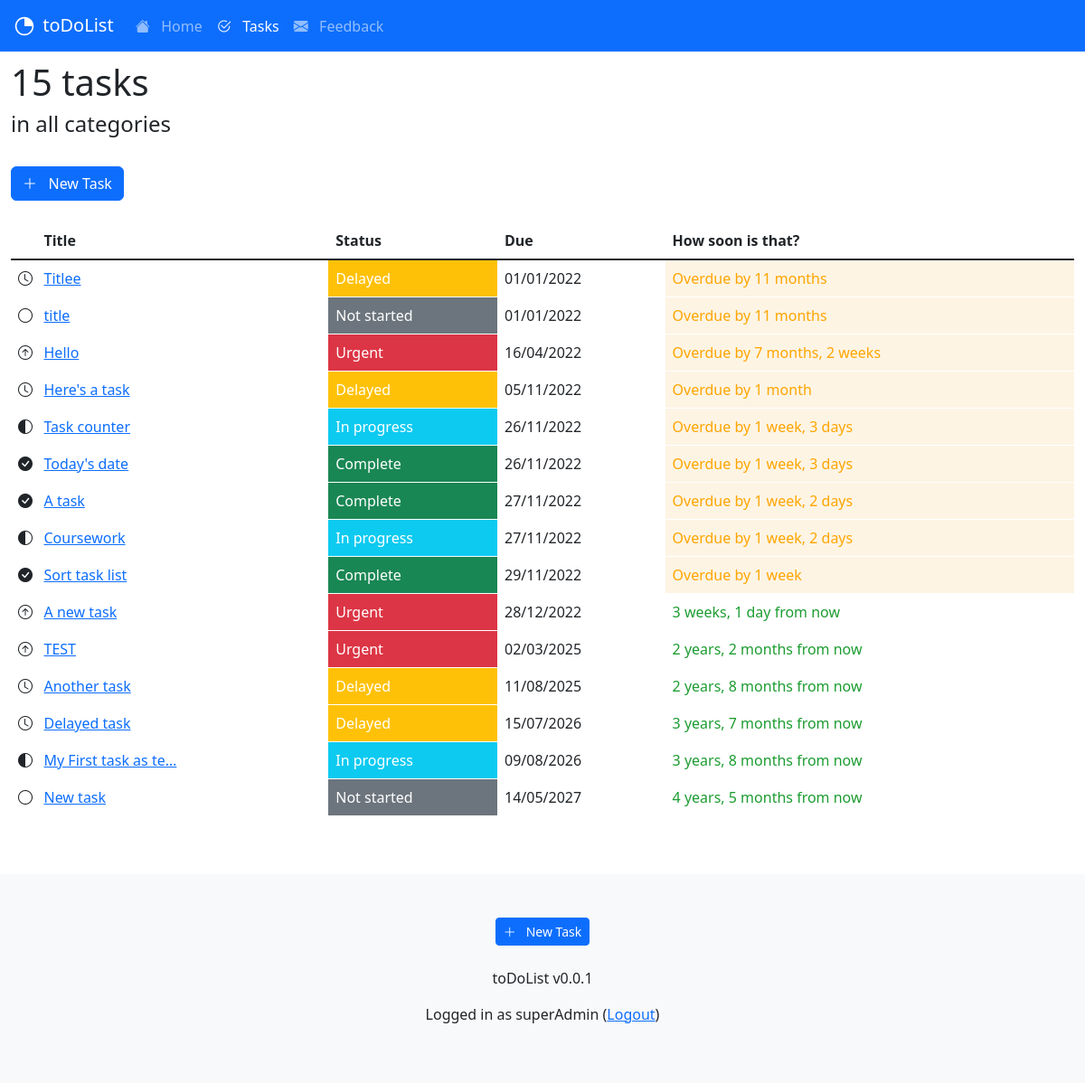
Page /tasks/ (signed in) on the committed database.
### taskapp/models.py (models this page shows, shortened)
class Task(models.Model):
    title = models.CharField(max_length = 128, unique=True)
    description = models.TextField()
    created_at = models.DateTimeField(auto_now_add=True)
    updated_at = models.DateTimeField(auto_now=True)
    category = models.CharField(max_length = 128)
    status = models.CharField(max_length = 128)
    due_at = models.DateField()
    author = models.ForeignKey(User, on_delete=models.SET_NULL, null=True, blank=True)
    class Meta:
        indexes = [models.Index(fields=['title']), ]

### taskapp/views.py (the view)
# urls.py: path('', views.index_view, name='tasks_index'),
@login_required
def index_view(request):
    context = {}
    context["today"] = datetime.date.today()
    if is_admin(request.user):
        context["task_list"] = Task.objects.all()
        context["task_count"] = Task.objects.all().count
    else:
        context["task_list"] = Task.objects.filter(author=request.user)
        context["task_count"] = Task.objects.filter(author=request.user).count()
    return render(request, "taskapp/index.html", context)

### taskapp/views.py (called while the page is built)
def is_admin(user):
    return user.groups.filter(name='TasksAdminUsers').exists() or user.is_superuser

### taskapp/templates/taskapp/index.html (shortened to what this page needs)
{% extends 'base.html' %}
{% block content %}
<h1>{{task_count}} tasks</h1>
<h4>in all categories</h4>
<br>
<div class="d-grid gap-2 d-md-block">
    <a class="btn btn-primary" href="{% url 'tasks_new' %}" role="button"><i class="bi bi-plus-lg"></i>&nbsp;&nbsp;&nbsp;New Task</a>
</div>
<br>
<div class="d-none d-md-block">
<div class="table-responsive">
<table class="table table-hover" style="border-color: white;">
    <thead>
    <tr>
        <th><i class="bi bi-square-fill text-white"></i>&nbsp;&nbsp;&nbsp;Title</th>
        <th>Status</th>
        <th>Due</th>
        <th>How soon is that?</th>
    </tr>
    </thead>
    <tbody class="table-group-divider">
    {% for task in task_list|dictsort:"due_at" %}
    <tr>
        <td>
            {% if task.status == 'In progress' %}
            <i class="bi bi-circle-half"></i>
            {% elif task.status == 'Urgent' %}
            <i class="bi bi-arrow-up-circle"></i>
            {% elif task.status == 'Complete' %}
            <i class="bi bi-check-circle-fill"></i>
            {% elif task.status == 'Delayed' %}
            <i class="bi bi-clock"></i>
            {% else %}
            <i class="bi bi-circle"></i>
            {% endif %}
            <a href="{% url 'tasks_detail' task.id %}">
                {{ task.title | truncatechars:20}}</a>
        </td>
        <td class="text-white
            {% if task.status == 'In progress' %}
            bg-info
            {% elif task.status == 'Urgent' %}
            bg-danger
            {% elif task.status == 'Complete' %}
            bg-success
            {% elif task.status == 'Delayed' %}
            bg-warning
            {% else %}
            bg-secondary
            {% endif %}
            ">{{task.status}}
        </td>
       <td>
            {{task.due_at|date:"SHORT_DATE_FORMAT"}}
       </td>
            {% if task.due_at < today %}
            <td style="background-color: rgb(253, 244, 228); color: orange;">
            Overdue by {{task.due_at|timesince:today}}
            {% elif task.due_at == today %}
            <td>
            Today!
            {% else %}
            <td style="color: rgb(28, 156, 49);">
            {{task.due_at|timeuntil:today}} from now
            {% endif %}
        </td>
    </tr>
    {% endfor %}
    </tbody>
</table>
</div>
</div>
{% endblock content %}

### templates/footer.html
<footer class="bd-footer p-3 p-md-5 mt-5 bg-light text-center text-sm-center">
    <div class="container">
      {% if user.is_authenticated %}
        <a class="btn btn-primary btn-sm" href="{% url 'tasks_new' %}" role="button"><i class="bi bi-plus-lg"></i>&nbsp;&nbsp;&nbsp;New Task</a>
        <br><br>
      {% endif%}
      <p>toDoList v0.0.1</p>
      {% if user.is_authenticated %}
        <p>Logged in as {{user.username}}
        (<a href="{% url 'logout' %}">Logout</a>)</p>
        {% else %}
        <p> No account? <a href="{% url 'signup_user' %}">Signup</a> </p>
        <p> <a href="{% url 'login' %}">Login</a> </p>
      {% endif%}
    </div>
  </footer>

### rows in the picture
Task: title "Titlee", status "Delayed", due_at "01/01/2022", due_at "11 months"
Task: title "title", status "Not started", due_at "01/01/2022", due_at "11 months"
Task: title "Hello", status "Urgent", due_at "16/04/2022", due_at "7 months, 2 weeks"
Task: title "Here's a task", status "Delayed", due_at "05/11/2022", due_at "1 month"
Task: title "Task counter", status "In progress", due_at "26/11/2022", due_at "1 week, 3 days"
Task: title "Today's date", status "Complete", due_at "26/11/2022", due_at "1 week, 3 days"
Task: title "A task", status "Complete", due_at "27/11/2022", due_at "1 week, 2 days"
Task: title "Coursework", status "In progress", due_at "27/11/2022", due_at "1 week, 2 days"
Task: title "Sort task list", status "Complete", due_at "29/11/2022", due_at "1 week"
Task: title "A new task", status "Urgent", due_at "28/12/2022", due_at "3 weeks, 1 day"
Task: title "TEST", status "Urgent", due_at "02/03/2025", due_at "2 years, 2 months"
Task: title "Another task", status "Delayed", due_at "11/08/2025", due_at "2 years, 8 months"
Task: title "Delayed task", status "Delayed", due_at "15/07/2026", due_at "3 years, 7 months"
Task: title "My First task as te…", status "In progress", due_at "09/08/2026", due_at "3 years, 8 months"
Task: title "New task", status "Not started", due_at "14/05/2027", due_at "4 years, 5 months"

### other values in the picture
{{ task_count }} "15"
{{ user.username }} "superAdmin"
